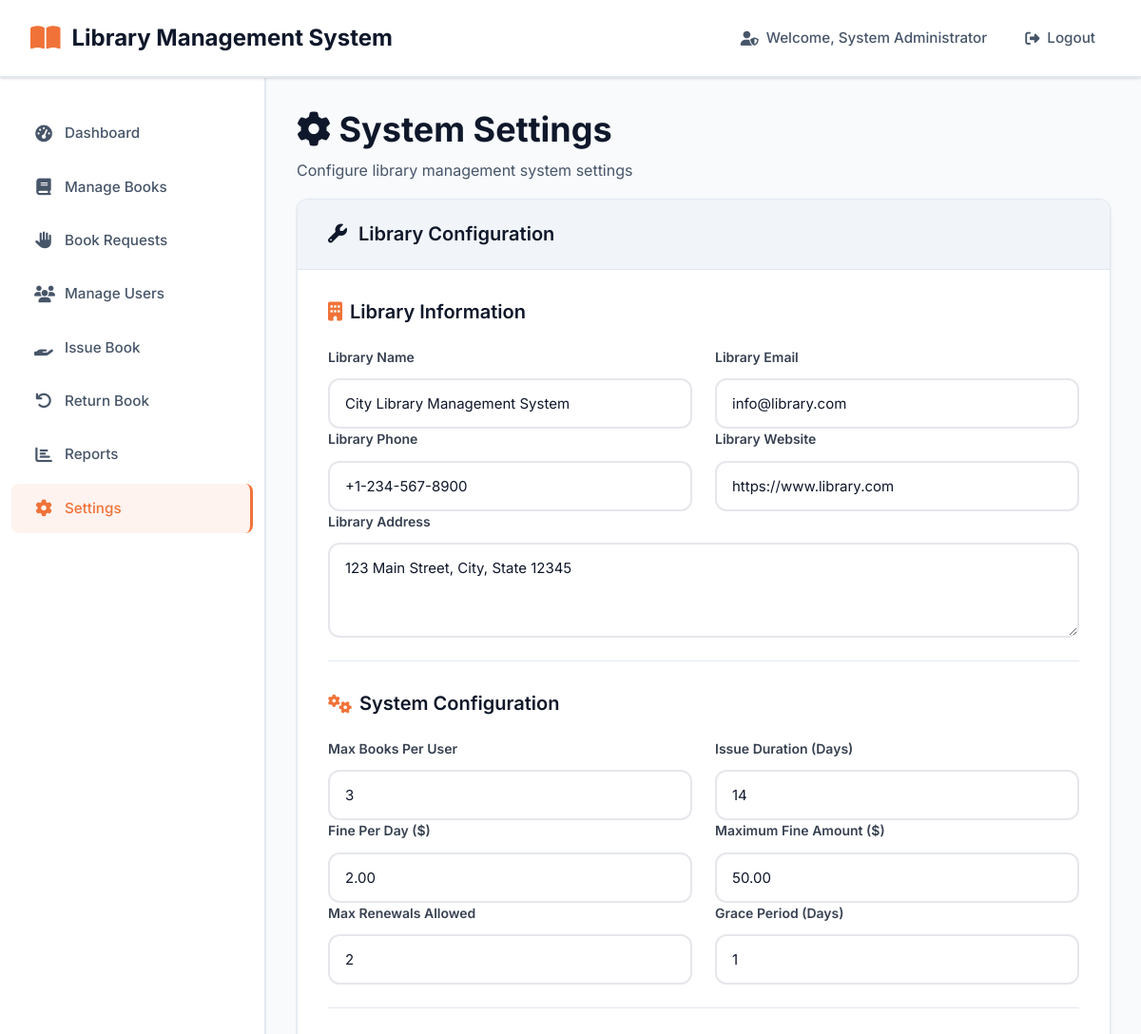
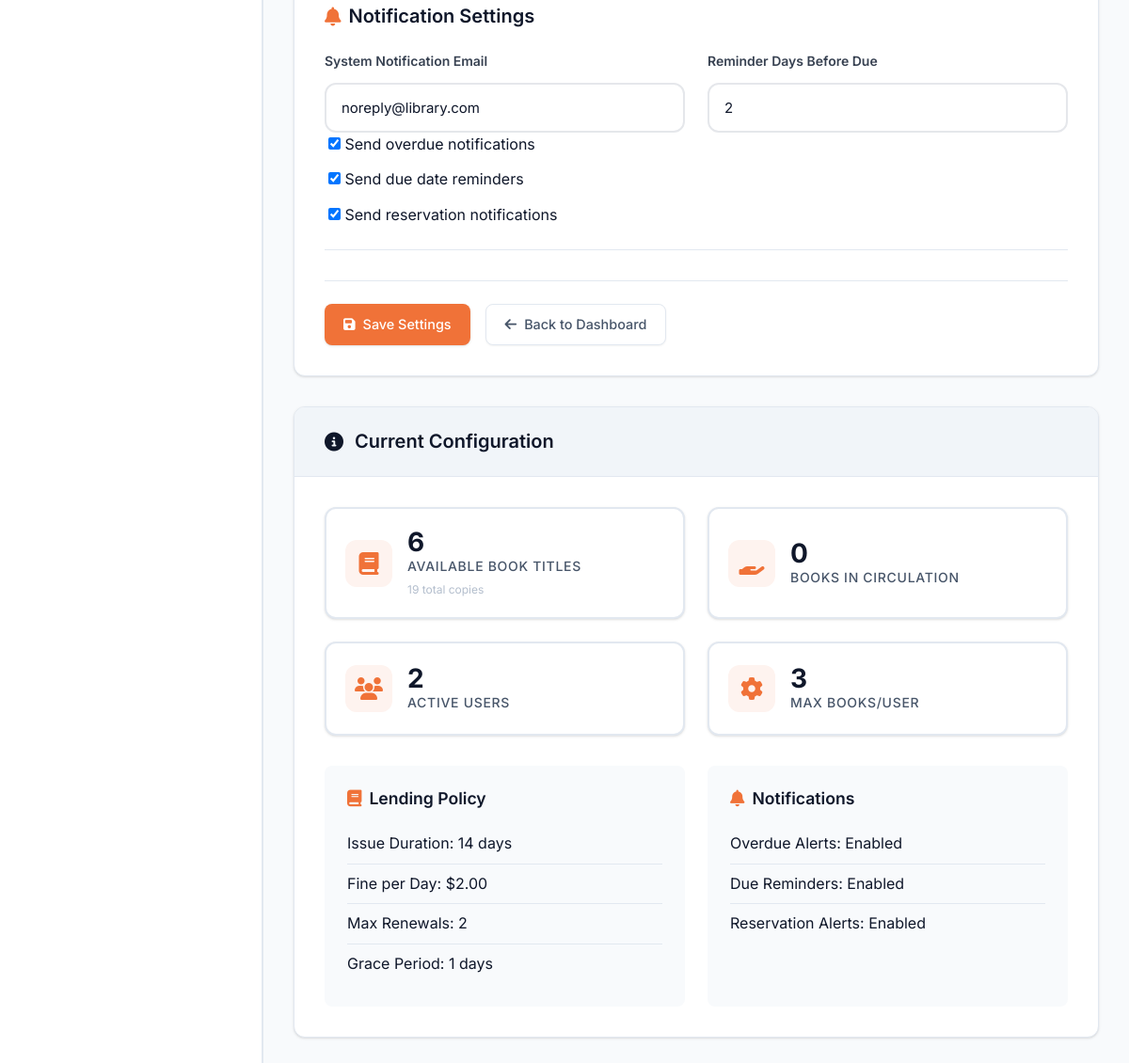
/admin/settings.php (signed in), run on the app's committed database (2 pictures, top to bottom).
### tables this page shows
CREATE TABLE system_settings (
    setting_id INT PRIMARY KEY AUTO_INCREMENT,
    setting_key VARCHAR(100) UNIQUE NOT NULL,
    setting_value TEXT NOT NULL,
    description TEXT,
    created_at TIMESTAMP DEFAULT CURRENT_TIMESTAMP,
    updated_at TIMESTAMP DEFAULT CURRENT_TIMESTAMP ON UPDATE CURRENT_TIMESTAMP
);

### admin/settings.php (the view, shortened to what the rows shown need)
<?php
require_once '../includes/functions.php';
?>
<!DOCTYPE html>
<html lang="en">
<head>
    <link rel="stylesheet" href="../assets/css/style.css">
    <link rel="stylesheet" href="https://cdnjs.cloudflare.com/ajax/libs/font-awesome/6.4.0/css/all.min.css">
</head>
<body class="admin-layout">
    <div class="admin-container">
        <main class="admin-main">
            <div class="dashboard-header">
                <h1 class="dashboard-title">
                    <i class="fas fa-cog"></i> System Settings
                </h1>
            </div>
            <div class="content-card">
                <div class="content-card-header">
                    <h2 class="content-card-title">
                        <i class="fas fa-wrench"></i> Library Configuration
                    </h2>
                </div>
                <div class="content-card-body">
                    <form method="POST" action="" class="settings-form">
                        <div style="margin-bottom: 2rem; padding-bottom: 1.5rem; border-bottom: 1px solid #e2e8f0;">
                            <div class="row">
                                <div class="col-md-6">
                                    <div class="form-group">
                                        <label for="library_name" class="form-label">Library Name</label>
                                        <input type="text" class="form-control" id="library_name" name="library_name"
                                               value="<?php echo htmlspecialchars(getSetting('library_name', 'City Public Library')); ?>" required>
                                    </div>
                                </div>
                                <div class="col-md-6">
                                    <div class="form-group">
                                        <label for="library_email" class="form-label">Library Email</label>
                                        <input type="email" class="form-control" id="library_email" name="library_email"
                                               value="<?php echo htmlspecialchars(getSetting('library_email', 'info@library.com')); ?>">
                                    </div>
                                </div>
                            </div>
                            <div class="row">
                                <div class="col-md-6">
                                    <div class="form-group">
                                        <label for="library_phone" class="form-label">Library Phone</label>
                                        <input type="tel" class="form-control" id="library_phone" name="library_phone"
                                               value="<?php echo htmlspecialchars(getSetting('library_phone', '+1-234-567-8900')); ?>">
                                    </div>
                                </div>
                            </div>
                        </div>
                        <div style="margin-bottom: 2rem; padding-bottom: 1.5rem; border-bottom: 1px solid #e2e8f0;">
                            <div class="row">
                                <div class="col-md-6">
                                    <div class="form-group">
                                        <label for="max_books_per_user" class="form-label">Max Books Per User</label>
                                        <input type="number" class="form-control" id="max_books_per_user" name="max_books_per_user"
                                               value="<?php echo htmlspecialchars(getSetting('max_books_per_user', '3')); ?>" min="1" max="20" required>
                                    </div>
                                </div>
                            </div>
                            <div class="row">
                                <div class="col-md-6">
                                    <div class="form-group">
                                        <label for="fine_per_day" class="form-label">Fine Per Day ($)</label>
                                        <input type="number" class="form-control" id="fine_per_day" name="fine_per_day"
                                               value="<?php echo htmlspecialchars(getSetting('fine_per_day', '2.00')); ?>" step="0.01" min="0" max="50" required>
                                    </div>
                                </div>
                            </div>
                        </div>
                    </form>
                </div>
            </div>
            <div class="content-card">
                <div class="content-card-header">
                    <h2 class="content-card-title">
                        <i class="fas fa-info-circle"></i> Current Configuration
                    </h2>
                </div>
                <div class="content-card-body">
                    <div class="stats-grid">
                        <div class="stat-card">
                            <div class="stat-content">
                                <h3 class="stat-number"><?php echo getSetting('max_books_per_user', '3'); ?></h3>
                                <p class="stat-label">Max Books/User</p>
                            </div>
                        </div>
                    </div>
                    <div class="settings-summary">
                        <div class="row">
                            <div class="col-md-6">
                                <div style="background: #f8fafc; border-radius: 8px; padding: 1.5rem; height: 100%;">
                                    <ul style="list-style: none; padding: 0;">
                                        <li style="padding: 0.5rem 0; border-bottom: 1px solid #e2e8f0;">Issue Duration: <?php echo getSetting('issue_duration_days', '14'); ?> days</li>
                                        <li style="padding: 0.5rem 0; border-bottom: 1px solid #e2e8f0;">Fine per Day: $<?php echo number_format(getSetting('fine_per_day', '2.00'), 2); ?></li>
                                        <li style="padding: 0.5rem 0; border-bottom: 1px solid #e2e8f0;">Max Renewals: <?php echo getSetting('renewal_limit', '2'); ?></li>
                                        <li style="padding: 0.5rem 0;">Grace Period: <?php echo getSetting('grace_period_days', '1'); ?> days</li>
                                    </ul>
                                </div>
                            </div>
                        </div>
                    </div>
                </div>
            </div>
        </main>
    </div>
</body>
</html>

### data on the page
system_settings: library_name "City Library Management System"
system_settings: library_email "info@library.com"
system_settings: library_phone "+1-234-567-8900"
system_settings: max_books_per_user "3", setting_value "3"
system_settings: fine_per_day "2.00", setting_value "2.00"

### other printed values
SITE_NAME "Library Management System"
$_SESSION['user_name'] "System Administrator"
getTotalAvailableBooks() "6"
getTotalAvailableBookCopies() "19"
getBooksInCirculation() "0"
$totalUsers "2"
getSetting('issue_duration_days', '14') "14"
getSetting('renewal_limit', '2') "2"
getSetting('grace_period_days', '1') "1"
